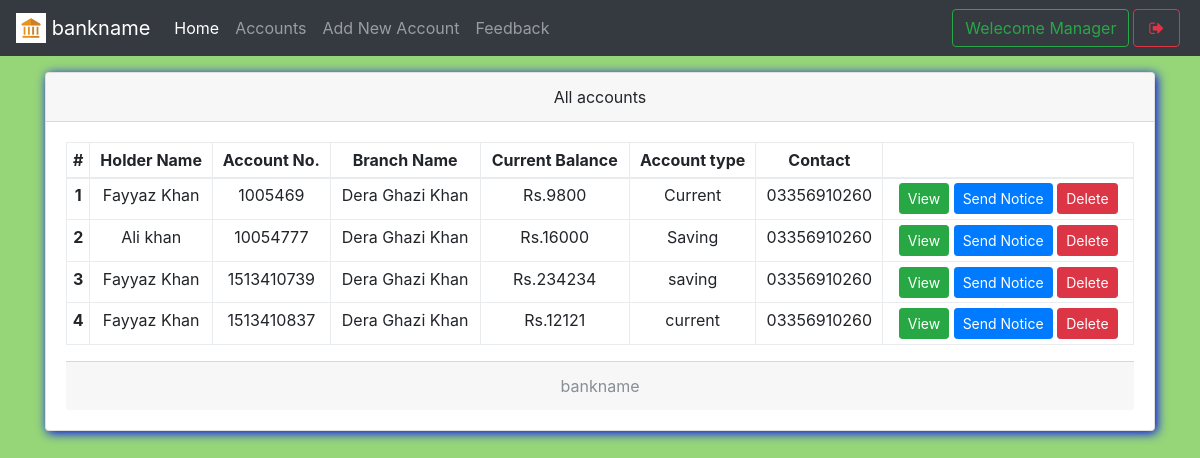
The page /mindex.php (signed in) on the database its author committed.
### tables this page shows
CREATE TABLE `useraccounts` (
  `id` int(11) NOT NULL,
  `email` text NOT NULL,
  `password` text NOT NULL,
  `name` varchar(111) NOT NULL,
  `balance` varchar(111) NOT NULL,
  `cnic` varchar(111) NOT NULL,
  `number` varchar(111) NOT NULL,
  `city` varchar(111) NOT NULL,
  `address` varchar(111) NOT NULL,
  `source` varchar(111) NOT NULL,
  `accountNo` varchar(111) NOT NULL,
  `branch` varchar(111) NOT NULL,
  `accountType` varchar(111) NOT NULL,
  `date` timestamp NOT NULL DEFAULT CURRENT_TIMESTAMP
);

CREATE TABLE `branch` (
  `branchId` int(11) NOT NULL,
  `branchNo` varchar(111) NOT NULL,
  `branchName` varchar(111) NOT NULL
);

### mindex.php (the view, shortened to what this page needs)
<!DOCTYPE html>
<html>
<head>
  <?php require 'assets/autoloader.php'; ?>
  <?php require 'assets/function.php'; ?>
</head>
<body style="background:#96D678;background-size: 100%">
<nav class="navbar navbar-expand-lg navbar-dark bg-dark fixed-top">
 <a class="navbar-brand" href="#">
    <img src="images/logo.png" width="30" height="30" class="d-inline-block align-top" alt="">
   <?php echo bankname; ?>
  </a>
  <div class="collapse navbar-collapse" id="navbarSupportedContent">
    <ul class="navbar-nav mr-auto">
      <li class="nav-item ">
        <a class="nav-link active" href="mindex.php">Home <span class="sr-only">(current)</span></a>
      </li>
      <li class="nav-item ">  <a class="nav-link" href="maccounts.php">Accounts</a></li>
      <li class="nav-item ">  <a class="nav-link" href="maddnew.php">Add New Account</a></li>
      <li class="nav-item ">  <a class="nav-link" href="mfeedback.php">Feedback</a></li>
    </ul>
    <?php include 'msideButton.php'; ?>
  </div>
</nav><br><br><br>
<div class="container">
<div class="card w-100 text-center shadowBlue">
  <div class="card-header">
    All accounts
  </div>
  <div class="card-body">
   <table class="table table-bordered table-sm">
  <thead>
    <tr>
      <th scope="col">#</th>
      <th scope="col">Holder Name</th>
      <th scope="col">Account No.</th>
      <th scope="col">Branch Name</th>
      <th scope="col">Current Balance</th>
      <th scope="col">Account type</th>
      <th scope="col">Contact</th>
      <th scope="col"></th>
    </tr>
  </thead>
  <tbody>
    <?php
      $i=0;
      $array = $con->query("select * from useraccounts,branch where useraccounts.branch = branch.branchId");
      if ($array->num_rows > 0)
      {
        while ($row = $array->fetch_assoc())
        {$i++;
    ?>
      <tr>
        <th scope="row"><?php echo $i ?></th>
        <td><?php echo $row['name'] ?></td>
        <td><?php echo $row['accountNo'] ?></td>
        <td><?php echo $row['branchName'] ?></td>
        <td>Rs.<?php echo $row['balance'] ?></td>
        <td><?php echo $row['accountType'] ?></td>
        <td><?php echo $row['number'] ?></td>
        <td>
          <a href="show.php?id=<?php echo $row['id'] ?>" class='btn btn-success btn-sm' data-toggle='tooltip' title="View More info">View</a>
          <a href="mnotice.php?id=<?php echo $row['id'] ?>" class='btn btn-primary btn-sm' data-toggle='tooltip' title="Send notice to this">Send Notice</a>
          <a href="mindex.php?delete=<?php echo $row['id'] ?>" class='btn btn-danger btn-sm' data-toggle='tooltip' title="Delete this account">Delete</a>
        </td>
      </tr>
    <?php
        }
      }
     ?>
  </tbody>
</table>
  <div class="card-footer text-muted">
    <?php echo bankname; ?>
  </div>
</div>
</body>
</html>

### Bank Files/css/custom.css (style rules this page uses)
.shadowBlue { box-shadow: 2px 2px 11px blue }

### rows shown on the page
useraccounts: name "Fayyaz Khan", accountNo "1005469", branch.branchName "Dera Ghazi Khan", balance "9800", accountType "Current", number "03356910260"
useraccounts: name "Ali khan", accountNo "10054777", branch.branchName "Dera Ghazi Khan", balance "16000", accountType "Saving", number "03356910260"
useraccounts: name "Fayyaz Khan", accountNo "1513410739", branch.branchName "Dera Ghazi Khan", balance "234234", accountType "saving", number "03356910260"
useraccounts: name "Fayyaz Khan", accountNo "1513410837", branch.branchName "Dera Ghazi Khan", balance "12121", accountType "current", number "03356910260"

### other values the page prints
bankname "bankname"
